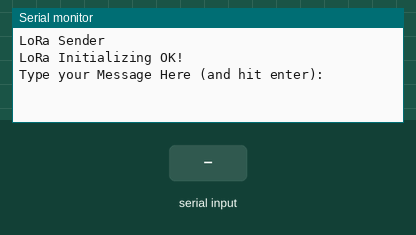
A sketch run on a simulated Arduino Uno, built with avr-gcc and run on an emulated ATmega328P. Parts: the last lines printed to the serial monitor. The inputs (shaded band) are chosen by the test bench. No radio packets arrive unless stated.

Above: at 1.2 s.
1.3 s: "1\n" received over Serial
At 2.4 s:
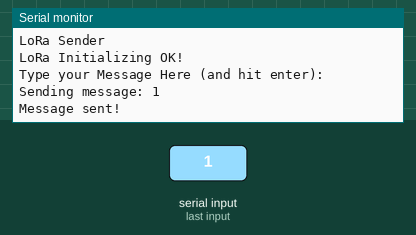
2.8 s: "0\n" received over Serial
At 3.3 s:
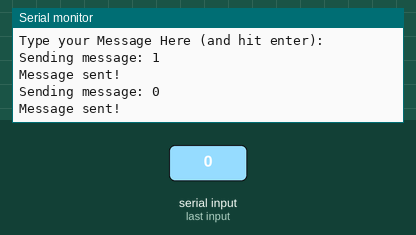
4.3 s: "2\n" received over Serial
At 5.4 s:
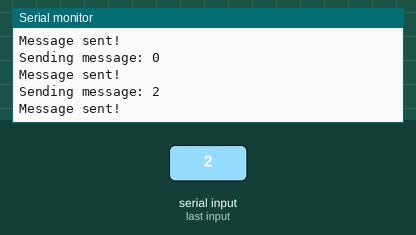

Measured:
- after the input at 1.3 s, the serial monitor: prints a new line at once (image 1)
- after the input at 2.8 s, the serial monitor: prints a new line after 0.08 s (image 2)
- after the input at 4.3 s, the serial monitor: prints a new line at once (image 3)

The sketch:

sketch_aug19a.ino
```cpp
//Transmitter Module

#include <LoRa.h>
#include <SPI.h>
#include <string.h>

#define ss 5
#define rst 14
#define dio0 2

//int counter = 0;
String message= "";

void setup()
{
  Serial.begin(115200);
  while (!Serial);
  Serial.println("LoRa Sender");

  LoRa.setPins(ss, rst, dio0);    //setup LoRa transceiver module

  while (!LoRa.begin(433E6))     //433E6 - Asia, 866E6 - Europe, 915E6 - North America
  {
    Serial.println(".");
    delay(500);
  }
  LoRa.setSyncWord(0xA5);
  Serial.println("LoRa Initializing OK!");
  Serial.println("Type your Message Here (and hit enter):");
}

void loop()
{
  if (Serial.available()) {
    message = Serial.readStringUntil('\n');  // Read the whole line

    if (message.length() > 0) {
      Serial.print("Sending message: ");
      Serial.println(message);

      // Send custom message via LoRa
      LoRa.beginPacket();
      LoRa.print(message);
      LoRa.endPacket();

      Serial.println("Message sent!");
    }
  }

  delay(100);
}
```
